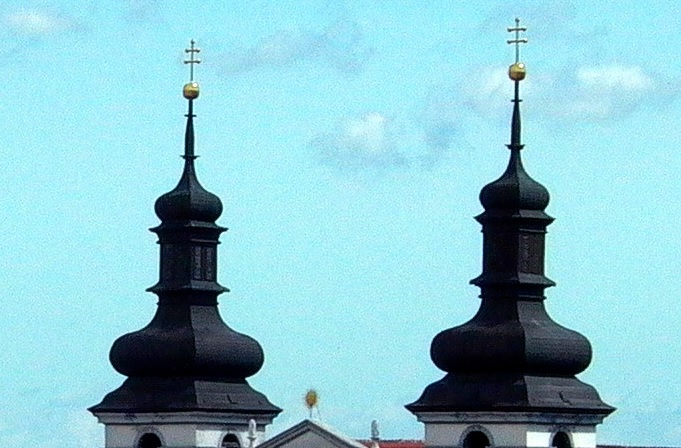
%> input picture a1.jpg, 681 x 448 px
$ octave Top_FAST_Features.m   (GNU Octave 9; MATLAB toolbox functions it lacks are replaced by stand-ins)
%> lines starting %> are read from the running program, lines starting %| are printed output that depends on the picture
clc
clear all
close all
%%
[fname1,pname1]=uigetfile('*.jpg','Select Input Scene Image');
%> the answer given: a1.jpg
u1a=imread(strcat(pname1,fname1));
%> u1a is the input picture: size 448x681x3 uint8; mean R, G, B 140.5, 197.1, 207.2
figure,imshow(u1a)
title 'Input Image'
%%
[fname2,pname2]=uigetfile('*.jpg','Select Input Target Image');
%> the answer given: a2.jpg
u2a=imread(strcat(pname2,fname2));
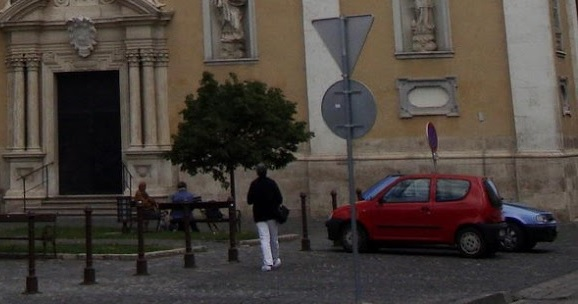
%> input picture a2.jpg, 578 x 304 px
%> u2a is the input picture: size 304x578x3 uint8; mean R, G, B 71.9, 64.4, 58.8
figure;imshow(u2a);
title('Image of a Cluttered Scene');
%%
if ndims(u1a)==3
    u1=rgb2gray(u1a);
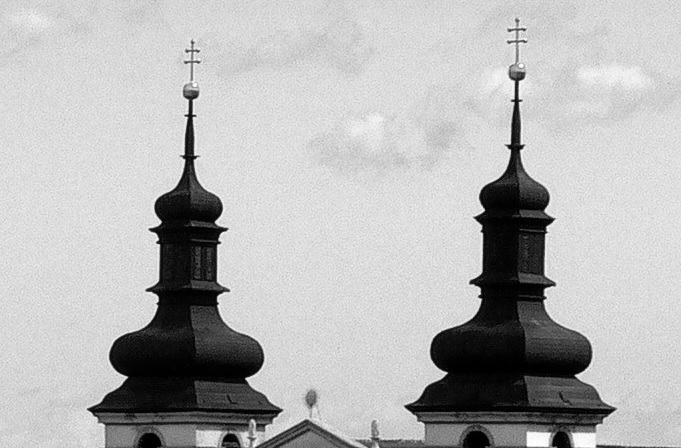
%> u1: size 448x681 uint8; min 0, max 254, mean 181.3
else
    u1=u1a;
end
figure,imshow(u1)
title 'Scene Image in GrayScale form'

if ndims(u2a)==3
    u2=rgb2gray(u2a);
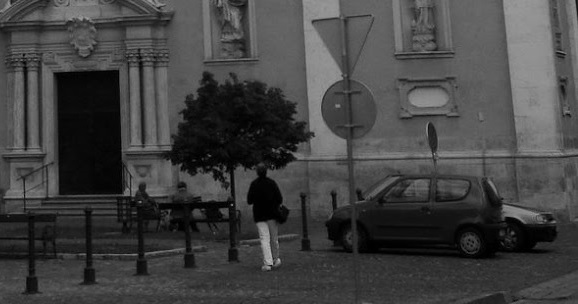
%> u2: size 304x578 uint8; min 0, max 179, mean 66
else
    u2=u2a;
end
figure,imshow(u2)
title 'Target Image in GrayScale form'

%% FAST
u3 = detectFASTFeatures(u1);
%> u3 = 218 points; strongest (x, y): (127, 378), (247, 380), (447, 374), (577, 376), (158, 243)
u4 = detectFASTFeatures(u2);
%> u4 = 70 points; strongest (x, y): (233, 205), (280, 261), (137, 255), (134, 196), (210, 156)
%%
figure;
imshow(u1);
title('Feature Points from Target Image');
hold on;
plot(selectStrongest(u3, 100));
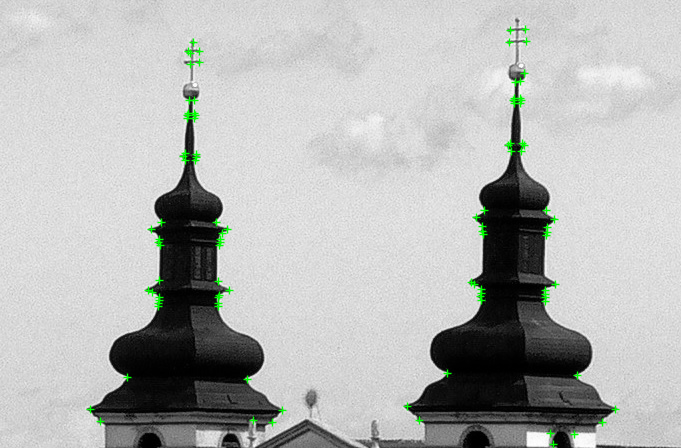
%> figure redrawn from the program's plot data; its title reads 'Feature Points from Target Image'

figure;
imshow(u2)
title('Feature Points from Target Image');
hold on;
plot(selectStrongest(u4, 100));
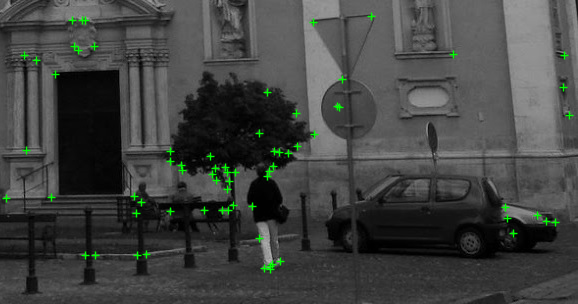
%> figure redrawn from the program's plot data; its title reads 'Feature Points from Target Image'
%%
[boxFeatures, boxPoints] = extractFeatures(u1, u3);
%> boxPoints = 121 points; strongest (x, y): (127, 378), (247, 380), (447, 374), (577, 376), (158, 243)
[sceneFeatures, scenePoints] = extractFeatures(u2, u4);
%> scenePoints = 40 points; strongest (x, y): (233, 205), (134, 196), (210, 156), (252, 206), (141, 202)
boxPairs = matchFeatures(boxFeatures, sceneFeatures);
%> boxPairs = []

matchedBoxPoints = boxPoints(boxPairs(:, 1), :);
%> matchedBoxPoints = 0 points
matchedScenePoints = scenePoints(boxPairs(:, 2), :);
%> matchedScenePoints = 0 points

%> (the run ends here)
